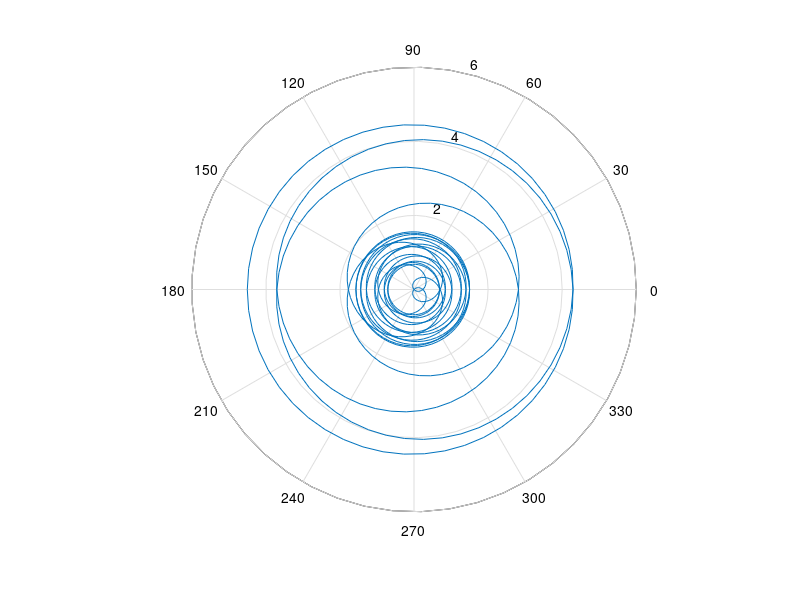

MATLAB code for this plot:

clear all;
close all;

for k=0:20;
    result =0;
    Ts=0.01;
    t=0:Ts:10;
    T=10;
    theta = 2*pi*t*k/T;

    y = 2.*sin(2*pi*t/T) + 1.5.*cos(2*2*pi*t/T) - sin(3*2*pi*t/T);%exp(-0.5.*t).*sin(theta*4);
    
    for x=1:length(y)
        result = result + y(x).*cos(-theta(x)) + 1j.*y(x).*sin(-theta(x));
    end;
    
    result
    polar(theta, y);
    
    %line([0 real(result)], [0 imag(result)], 'Color', 'g', 'LineWidth', 4);
    pause(0.5);
end;

